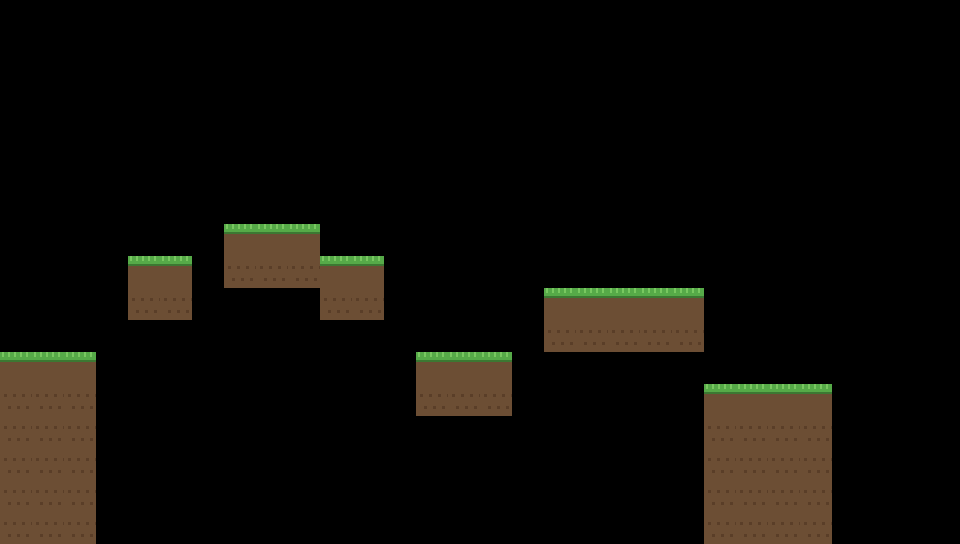

This game map was drawn from its Tiled (.tmx) file and the tilesets committed beside it. A one-line description and the full map source follow:
An orthogonal 30x17 tile map with 32x32 px tiles, 1 tile layer (Ground) and 3 objects (spawn, exit, spikes).

<map version="1.10" tiledversion="1.10.2" orientation="orthogonal" renderorder="right-down" width="30" height="17" tilewidth="32" tileheight="32" infinite="0" nextlayerid="3" nextobjectid="4">
 <tileset firstgid="1" name="tiles" tilewidth="32" tileheight="32" tilecount="8" columns="4">
  <image source="tileset.png" width="128" height="64" />
 </tileset>
 <layer id="1" name="Ground" width="30" height="17">
  <data encoding="csv">
0,0,0,0,0,0,0,0,0,0,0,0,0,0,0,0,0,0,0,0,0,0,0,0,0,0,0,0,0,0,0,0,0,0,0,0,0,0,0,0,0,0,0,0,0,0,0,0,0,0,0,0,0,0,0,0,0,0,0,0,0,0,0,0,0,0,0,0,0,0,0,0,0,0,0,0,0,0,0,0,0,0,0,0,0,0,0,0,0,0,0,0,0,0,0,0,0,0,0,0,0,0,0,0,0,0,0,0,0,0,0,0,0,0,0,0,0,0,0,0,0,0,0,0,0,0,0,0,0,0,0,0,0,0,0,0,0,0,0,0,0,0,0,0,0,0,0,0,0,0,0,0,0,0,0,0,0,0,0,0,0,0,0,0,0,0,0,0,0,0,0,0,0,0,0,0,0,0,0,0,0,0,0,0,0,0,0,0,0,0,0,0,0,0,0,0,0,0,0,0,0,0,0,0,0,0,0,0,0,0,0,0,0,0,0,0,0,1,1,1,0,0,0,0,0,0,0,0,0,0,0,0,0,0,0,0,0,0,0,0,0,0,0,0,1,1,0,2,2,2,1,1,0,0,0,0,0,0,0,0,0,0,0,0,0,0,0,0,0,0,0,0,0,0,2,2,0,0,0,0,2,2,0,0,0,0,0,1,1,1,1,1,0,0,0,0,0,0,0,0,0,0,0,0,0,0,0,0,0,0,0,0,0,0,0,0,0,2,2,2,2,2,0,0,0,0,0,0,0,0,1,1,1,0,0,0,0,0,0,0,0,0,0,1,1,1,0,0,0,0,0,0,0,0,0,0,0,0,0,0,2,2,2,0,0,0,0,0,0,0,0,0,0,2,2,2,0,0,0,0,0,0,1,1,1,1,0,0,0,0,2,2,2,0,0,0,0,0,0,0,0,0,0,0,0,0,0,0,0,0,0,0,2,2,2,2,0,0,0,0,2,2,2,0,0,0,0,0,0,0,0,0,0,0,0,0,0,0,0,0,0,0,2,2,2,2,0,0,0,0,2,2,2,0,0,0,0,0,0,0,0,0,0,0,0,0,0,0,0,0,0,0,2,2,2,2,0,0,0,0,2,2,2,0,0,0,0,0,0,0,0,0,0,0,0,0,0,0,0,0,0,0,2,2,2,2,0,0,0,0
</data>
 </layer>
 <objectgroup id="2" name="Objects">
  <object id="1" name="spawn" type="spawn" x="32" y="320" width="32" height="32" /><object id="2" name="exit" type="exit" x="800" y="352" width="32" height="32" /><object id="3" name="spikes" type="spikes" x="224" y="192" width="32" height="32"><properties><property name="patrol" type="int" value="1" /><property name="phase" type="float" value="0.28" /></properties></object>
 </objectgroup>
</map>
